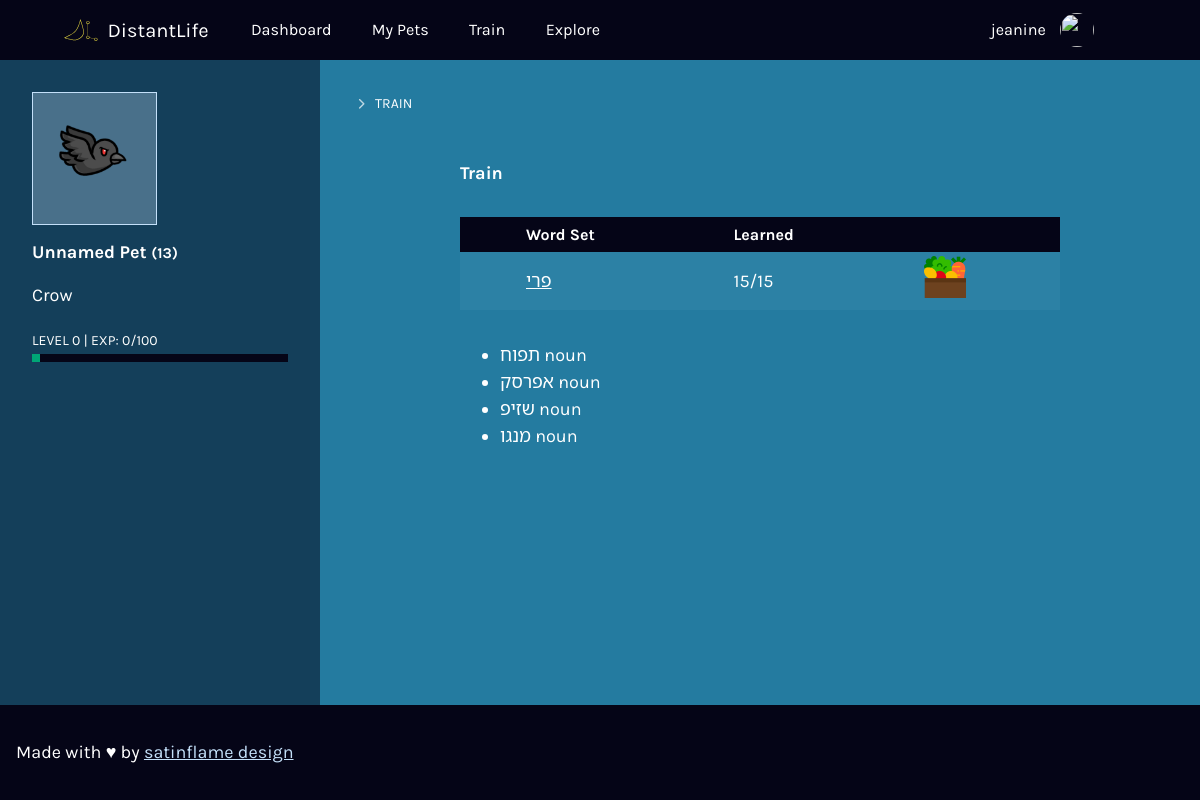
The page /train (signed in) on the database its author committed.
### tables this page shows
CREATE TABLE `word_sets` (
  `id` integer,
  `imgsrc` varchar(255), set_name varchar, language_id integer,
  PRIMARY KEY(id)
);

CREATE TABLE `words` (
  `id` integer,
  `wordstr` varchar(255),
  `audiopath` varchar(255),
  `language_id` integer,
  `type` integer, pronunciation varchar,
  PRIMARY KEY(id)
);

CREATE TABLE `word_type` (
  `id` integer,
  `type` varchar(255),
  PRIMARY KEY(id)
);

### application.py (the view)
@app.route("/train")
@login_required
def train():
    words = db.execute("SELECT words.wordstr, words.pronunciation, word_type.type FROM words JOIN word_set_words ON word_set_words.word_id = words.id JOIN word_type ON words.type = word_type.id where word_set_words.word_set_id = 1")
    sets = db.execute("SELECT id, set_name, imgsrc FROM word_sets WHERE language_id = 2")
    return render_template("train.html", words=words, sets=sets)

### application.py (called while the page is built)
@app.after_request
def after_request(response):
    response.headers["Cache-Control"] = "no-cache, no-store, must-revalidate"
    response.headers["Expires"] = 0
    response.headers["Pragma"] = "no-cache"
    return response

### helpers.py (called while the page is built)
def login_required(f):
    @wraps(f)
    def decorated_function(*args, **kwargs):
        if session.get("user_id") is None:
            return redirect("/login")
        return f(*args, **kwargs)
    return decorated_function

### templates/train.html (shortened to what this page needs)
{% extends "layout.html" %}
{% block main %}
<header><h1>{{title_s}}</h1></header>
<table class="table-responsive-stack">
  <thead>
    <tr>
      <th class="table-icon">
      </th>
      <th>Word Set</th>
      <th>Learned</th>
      <th><span class="sr-only">Icon</span></th>
   </tr>
  </thead>
  <tbody>
    {% for set in sets %}
     <tr>
        <td class="table-icon">
        </td>
        <td><a href="/train/set/{{set.id}}">{{set.set_name}}</a></td>
        <td>15/15</td>
        <td><img src="{{ url_for('static', filename=set.imgsrc) }}" alt="{{set.set_name}}"></td>
     </tr>
     {% endfor %}
  </tbody>
</table>
<ul>
{% for word in words %}
  <li>{{word.wordstr}} {{ word.type}}</li>
{% endfor %}
</ul>
{% endblock %}

### static/proj04.css (style rules this page uses)
table { border-collapse:collapse }
img { height:auto;max-width:100%;width:auto }
body { background-color:#247ba0 }
a { color:#c4e0f9 }
.secondary-main h1,.secondary-main h2 { font-size:18px;margin-bottom:0 }
body { align-items:center;display:flex;flex-direction:column;justify-content:center;margin:0;min-height:100vh;padding:0 }
* { box-sizing:border-box }
.theme-inversed a:not(.btn),.theme-inversed dl,.theme-inversed h1,.theme-inversed h2,.theme-inversed h3,.theme-inversed h4,.theme-inversed h5,.theme-inversed h6,.theme-inversed ol,.theme-inversed p,.theme-inversed ul { color:#fff }
body { font-family:Karla,Noto Sans Hebrew,sans-serif;font-size:18px;font-weight:400;line-height:27px }
.h1,h1 { font-size:67.5px }
.h1,.h2,h1,h2 { color:#fff;font-family:Karla,Noto Sans Hebrew,sans-serif;font-weight:700;line-height:1.3;margin-bottom:32px;margin-top:0 }
table { margin-bottom:32px;margin-top:32px;width:100% }
tbody td,tbody th,thead td,thead th { color:#fff;padding:4px 16px;text-align:left }
@media (min-width:768px) { tbody td.table-icon,tbody th.table-icon,thead td.table-icon,thead th.table-icon { text-align:center;width:50px } }
thead th { background-color:#050517;font-size:1rem }
tbody tr td { background-color:rgba(5,5,23,.05) }
tbody tr:nth-child(odd) td { background-color:rgba(196,224,249,.05) }

### rows shown on the page
word_sets: set_name "פרי", imgsrc (picture)
words: wordstr "תפוח", type "noun"
words: wordstr "אפרסק", type "noun"
words: wordstr "שזיפ", type "noun"
words: wordstr "מנגו", type "noun"

### other values the page prints
{{ username }} "jeanine"
{{ title_s }} "TRAIN"
{{ title_s }} "Train"
{{ session["active_pet"]["name"] }} "Unnamed Pet"
{{ session["active_pet"]["id"] }} "13"
{{ session["active_pet"]["type"] }} "Crow"
{{ session["active_pet"]["exp"] // 100 }} "0"
{{ session["active_pet"]["exp"] % 100 }} "0"
